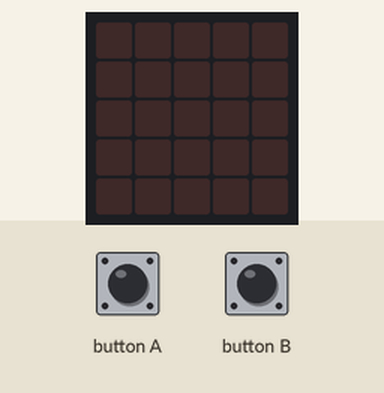
This program was run on a simulated BBC micro:bit (MakeCode). Shown: the board's 5×5 LED display. Inputs (shaded band) come from the test bench. Random numbers come from a fixed seed.

Above: at 1.2 s.
1.3 s: button A pressed for 0.15 s
At 2.6 s:
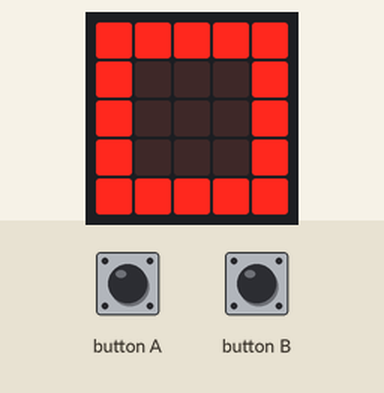
2.9 s: button B pressed for 0.15 s
At 4.4 s:
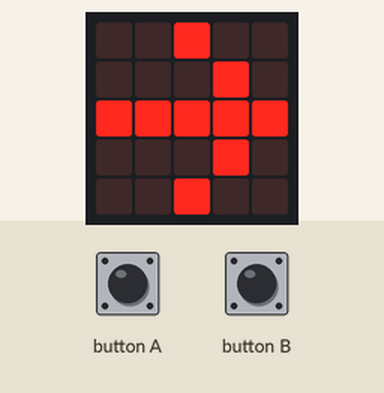
4.9 s: button B pressed for 0.15 s
At 6.7 s:
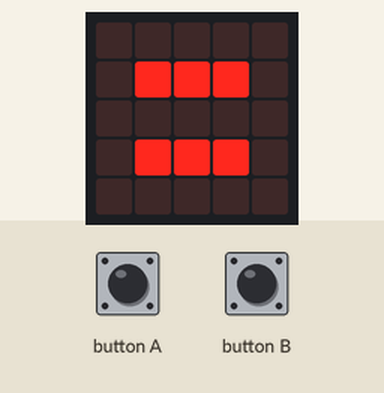
7.0 s: button A pressed for 0.15 s
At 7.37 s:
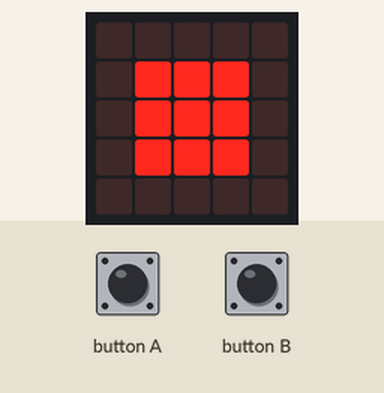
9.0 s: button A pressed 5 times (0.12 s each, 0.3 s apart)
At 13.1 s:
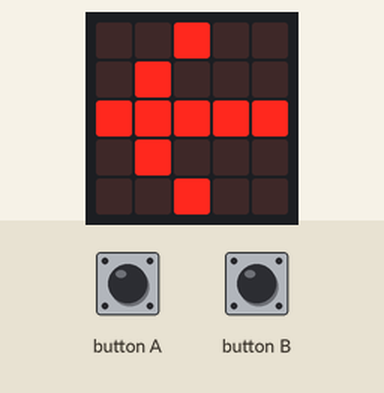
Timing chart, 0 to 14.1 s (numbered marks = the images above; inputs shaded):
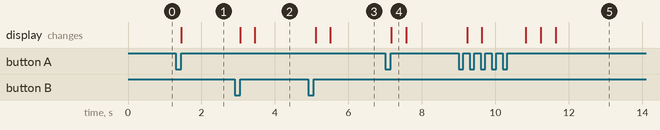

Measured:
- after the input at 1.3 s, the display: changes after 0.15 s (image 1)
- after the input at 2.9 s, the display: first changes after 0.15 s (image 2 shows a later state)
- after the input at 4.9 s, the display: first changes after 0.21 s (image 3 shows a later state)
- after the input at 7.0 s, the display: changes after 0.17 s (image 4)
- after the input at 9.0 s, the display: first changes after 0.23 s (image 5 shows a later state)
- what the display in image 4 shows lasts 0.4 s, from 7.2 s to 7.6 s

The program:

main.ts
```typescript
let hand = 0
let fand = 0
input.onButtonPressed(Button.A, function () {
    hand = randint(1, 3)
    if (hand == 1) {
        basic.showLeds(`
            # # # # #
            # . . . #
            # . . . #
            # . . . #
            # # # # #
            `)
    } else if (hand == 2) {
        basic.showLeds(`
            . . . . .
            . # # # .
            . # # # .
            . # # # .
            . . . . .
            `)
    } else if (hand == 3) {
        basic.showLeds(`
            # # . . #
            # # . # .
            . . # . .
            # # . # .
            # # . . #
            `)
    }
})
input.onButtonPressed(Button.B, function () {
    fand = randint(1, 3)
    if (fand == 1) {
        basic.showLeds(`
            # # # # #
            # . . . #
            # . . . #
            # . . . #
            # # # # #
            `)
    } else if (fand == 2) {
        basic.showLeds(`
            . . . . .
            . # # # .
            . # # # .
            . # # # .
            . . . . .
            `)
    } else if (fand == 3) {
        basic.showLeds(`
            # # . . #
            # # . # .
            . . # . .
            # # . # .
            # # . . #
            `)
    }
})
basic.forever(function () {
    if (hand == 1 && fand == 1) {
        basic.showLeds(`
            . . . . .
            . # # # .
            . . . . .
            . # # # .
            . . . . .
            `)
    } else if (hand == 2 && fand == 1) {
        basic.showLeds(`
            . . # . .
            . . . # .
            # # # # #
            . . . # .
            . . # . .
            `)
    } else if (hand == 3 && fand == 1) {
        basic.showLeds(`
            . . # . .
            . # . . .
            # # # # #
            . # . . .
            . . # . .
            `)
    } else if (hand == 1 && fand == 2) {
        basic.showLeds(`
            . . # . .
            . # . . .
            # # # # #
            . # . . .
            . . # . .
            `)
    } else if (hand == 2 && fand == 2) {
        basic.showLeds(`
            . . . . .
            . # # # .
            . . . . .
            . # # # .
            . . . . .
            `)
    } else if (hand == 3 && fand == 2) {
        basic.showLeds(`
            . . # . .
            . . . # .
            # # # # #
            . . . # .
            . . # . .
            `)
    } else if (hand == 1 && fand == 3) {
        basic.showLeds(`
            . . # . .
            . . . # .
            # # # # #
            . . . # .
            . . # . .
            `)
    } else if (hand == 2 && fand == 3) {
        basic.showLeds(`
            . . # . .
            . # . . .
            # # # # #
            . # . . .
            . . # . .
            `)
    } else if (hand == 3 && fand == 3) {
        basic.showLeds(`
            . . . . .
            . # # # .
            . . . . .
            . # # # .
            . . . . .
            `)
    }
})
```

test.ts
```typescript
// les tests vont ici ; cela ne sera pas compilé si ce paquet est utilisé en tant qu'extension.
```
